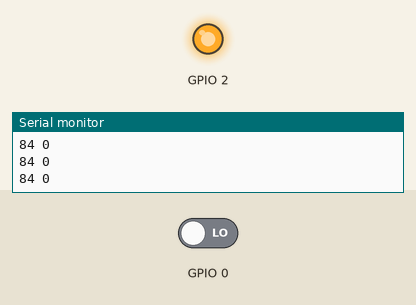
Simulated run of this sketch. Board: ESP32. Parts: output pins drawn as LEDs (lit = HIGH), the last lines printed to the serial monitor. Inputs (shaded band) come from the test bench; at power-on: GPIO 0 LOW. Nothing arrives over Bluetooth unless stated.

Above: at 1.2 s.
1.3 s: GPIO 0 driven HIGH
At 2.5 s:
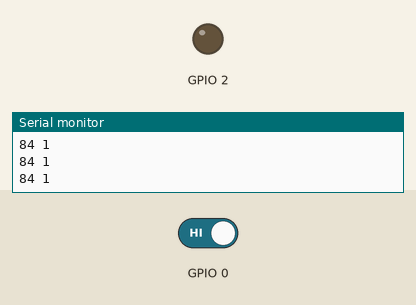
2.8 s: GPIO 0 driven LOW
At 4.0 s:
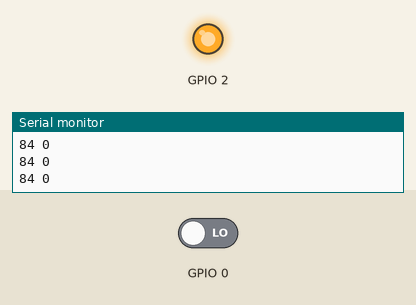
Timing chart, 0 to 5.8 s (numbered marks = the images above; inputs shaded):
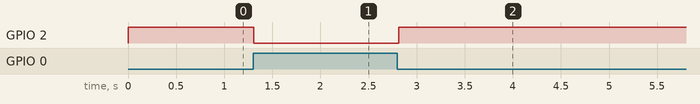

Measured:
- after the input at 1.3 s, GPIO 2: HIGH → LOW at once
- after the input at 2.8 s, GPIO 2: LOW → HIGH at once

The sketch:

Bluetooth_ESP32_Sender.ino
```cpp
#include "BluetoothSerial.h"

BluetoothSerial SerialBT;

int BUTTON;
int VALUE;

String MACadd = "A8:42:E3:AB:B6:7E"; // Write Robot's MAC address
uint8_t address[6] = {0xA8, 0x42, 0xE3, 0xAB, 0xB6, 0x7E}; // Write Robot's MAC address in HEX
bool connected;

void setup() {
  Serial.begin(115200);
  SerialBT.begin("Controller", true);
  Serial.println("Controller started, make sure the DEVICE is ready!");

  connected = SerialBT.connect(address);

  if (connected) {
    Serial.println("Connected Successfully!");
  } else {
    while (!SerialBT.connected(10000)) {
      Serial.println("Failed to connect. Make sure the DEVICE is available and in range, then restart the MCU.");
    }
  }
  // disconnect() may take upto 10 secs max
  if (SerialBT.disconnect()) {
    Serial.println("Disconnected Succesfully!");
  }
  // this would reconnect to the name(will use address, if resolved) or address used with connect(name/address).
  SerialBT.connect();

  pinMode(0, INPUT);
  pinMode(2, OUTPUT);
}

void loop() {
  uint8_t send_data[2];

  BUTTON = digitalRead(0);
  send_data[0] = 'T';
  send_data[1] = BUTTON;

  if(BUTTON == HIGH){
    digitalWrite(2, LOW);
  }
  else{
    digitalWrite(2, HIGH);
  }

  for (int i = 0; i < 2; i++) {
    Serial.print(send_data[i]);  // Print the current element
    Serial.print(" ");           // Add a space between elements for clarity
  }
  Serial.println();  // Print a newline character to end the line

  SerialBT.write(send_data, 2);
  delay(20);
}
```
